Frame 1 (no input): blank canvas, image omitted
Frame 60 (no input): blank canvas, image omitted
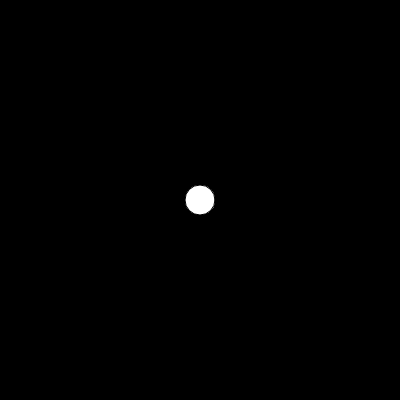
Frame 120 (the mouse pressed at the canvas centre since frame 60)

The p5.js sketch whose frames 1 and 60 were blank and that drew this single picture after the mouse press (run headless with seeded random() and noise() and a simulated clock; from frame 60 on, the mouse is pressed at the canvas centre):

// p5.js sketch
// ── sketch.js
function setup() {
  createCanvas(400, 400)
  background(0, 0, 0)
}

function draw() { 
  if (keyIsPressed) {
    if (key == 'r') {
      fill(255, 0, 0)
      stroke(255, 0 , 0)
    }
    if (key == 'g') {
      fill(0, 255, 0)
      stroke(0, 255 , 0)
    }
    if (key == 'b') {
      fill(0, 0, 255)
      stroke(0, 0 , 255)
    }
    if (key == 'y') {
      fill(255, 255, 0)
      stroke(255, 255, 0)
    }
    if (key == 'p') {
      fill(255, 193, 203)
      stroke(255, 193, 203)
    }
    if (key == 'o') {
      fill(255, 165, 0)
      stroke(255, 165, 0)
    }
  }
  if (mouseIsPressed) {
    ellipse(mouseX, mouseY, 30, 30)
  } 


}
